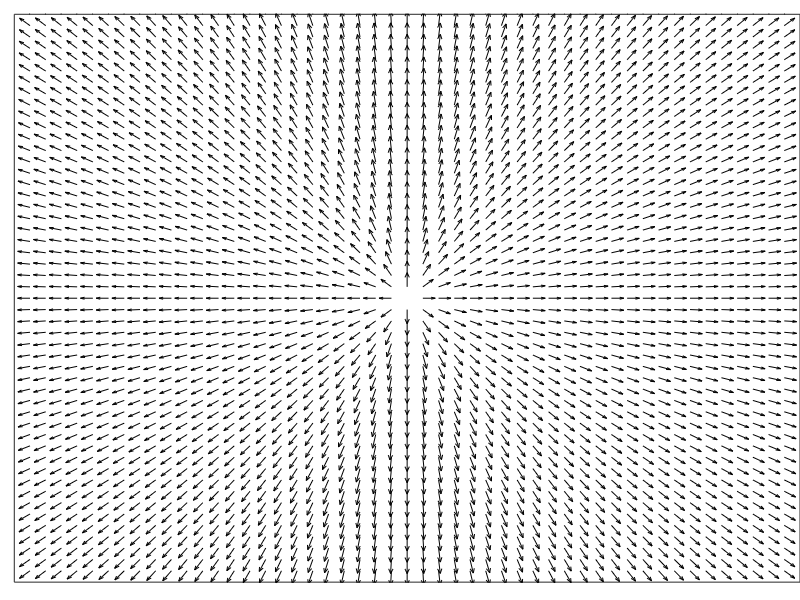
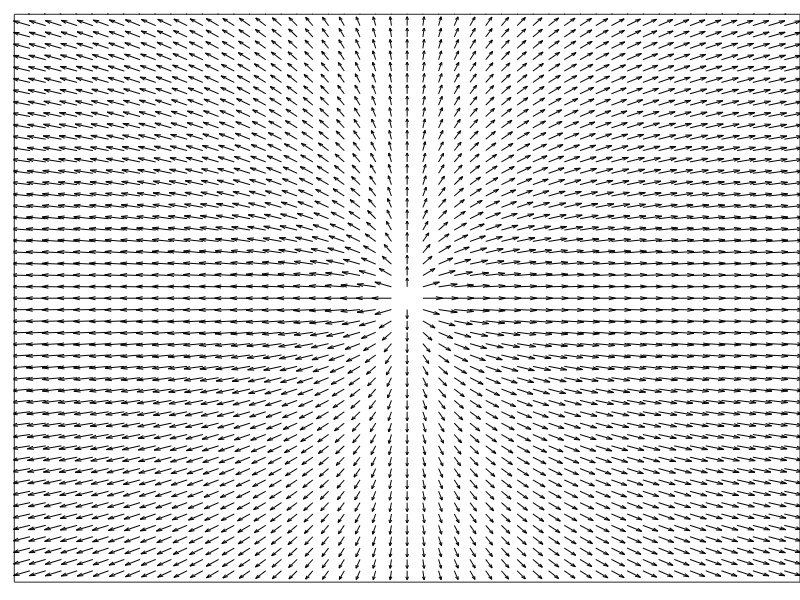

Here is the MATLAB script that generated these plots, in order:
clc; clear;
%% Quiver plots
clf
nrows = 25; ncols = nrows;

x = meshgrid(-nrows+1:nrows); 
y = x';

%% For saving figures using expfig - uncomment if needed
% addpath(genpath('expfig'))

%% For visibility polygon
figure
u = x./sqrt(2.5*x.^2 + y.^2); 
v = y./sqrt(2.5*x.^2 + y.^2);
quiver(x,y,u,v,'color','black');
% axis equal
axis([-nrows ncols -nrows ncols])
set(gca, 'xtick', [-1e6 1e6]);
set(gca, 'ytick', [-1e6 1e6]);
set(gca,'LooseInset',get(gca,'TightInset'));
% uncomment the line below to save the figure as quiver_1.jpg, needs expfig
% export_fig quiver_1 -r600 -transparent -jpg

%% For an example visibility curve
u = 2.5*x./sqrt(2.5*x.^2 + y.^2); 
v = y./sqrt(2.5*x.^2 + y.^2);

figure
quiver(x,y,u,v,'color','black');
% axis equal
axis([-nrows ncols -nrows ncols])
set(gca, 'xtick', [-1e6 1e6]);
set(gca, 'ytick', [-1e6 1e6]);
set(gca,'LooseInset',get(gca,'TightInset'));
% uncomment the line below to save the figure as quiver_2.jpg, needs expfig
% export_fig quiver_2 -r600 -transparent -jpg